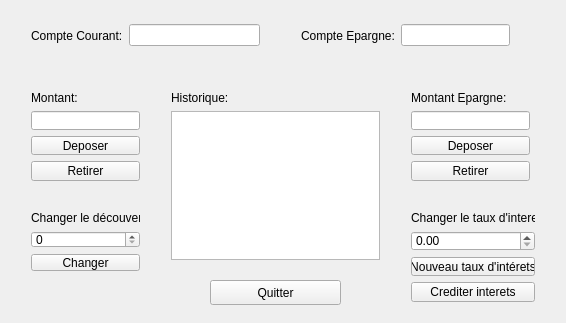
<?xml version="1.0" encoding="UTF-8"?>
<ui version="4.0">
 <class>Banque</class>
 <widget class="QWidget" name="Banque">
  <property name="enabled">
   <bool>true</bool>
  </property>
  <property name="minimumSize">
   <size>
    <width>0</width>
    <height>0</height>
   </size>
  </property>
  <property name="maximumSize">
   <size>
    <width>16777215</width>
    <height>16777215</height>
   </size>
  </property>
  <property name="cursor">
   <cursorShape>ArrowCursor</cursorShape>
  </property>
  <property name="windowTitle">
   <string>Banque</string>
  </property>
  <property name="layoutDirection">
   <enum>Qt::LeftToRight</enum>
  </property>
  <property name="autoFillBackground">
   <bool>false</bool>
  </property>
  <widget class="QWidget" name="verticalLayoutWidget">
   <property name="geometry">
    <rect>
     <x>20</x>
     <y>80</y>
     <width>131</width>
     <height>112</height>
    </rect>
   </property>
   <layout class="QVBoxLayout" name="verticalLayout">
    <item>
     <widget class="QLabel" name="label">
      <property name="text">
       <string>Montant:</string>
      </property>
     </widget>
    </item>
    <item>
     <widget class="QLineEdit" name="lineEditMontant"/>
    </item>
    <item>
     <widget class="QPushButton" name="pushButtonDeposer">
      <property name="text">
       <string>Deposer</string>
      </property>
     </widget>
    </item>
    <item>
     <widget class="QPushButton" name="pushButtonRetirer">
      <property name="text">
       <string>Retirer</string>
      </property>
     </widget>
    </item>
   </layout>
  </widget>
  <widget class="QWidget" name="horizontalLayoutWidget">
   <property name="geometry">
    <rect>
     <x>20</x>
     <y>10</y>
     <width>251</width>
     <height>51</height>
    </rect>
   </property>
   <layout class="QHBoxLayout" name="horizontalLayout">
    <item>
     <widget class="QLabel" name="label_2">
      <property name="text">
       <string>Compte Courant:</string>
      </property>
     </widget>
    </item>
    <item>
     <widget class="QLineEdit" name="lineEditSolde"/>
    </item>
   </layout>
  </widget>
  <widget class="QWidget" name="verticalLayoutWidget_2">
   <property name="geometry">
    <rect>
     <x>160</x>
     <y>80</y>
     <width>231</width>
     <height>191</height>
    </rect>
   </property>
   <layout class="QVBoxLayout" name="verticalLayout_2">
    <item>
     <widget class="QLabel" name="label_3">
      <property name="text">
       <string>Historique:</string>
      </property>
     </widget>
    </item>
    <item>
     <widget class="QListWidget" name="listWidgetHistorique"/>
    </item>
   </layout>
  </widget>
  <widget class="QPushButton" name="pushButtonQuitter">
   <property name="geometry">
    <rect>
     <x>210</x>
     <y>280</y>
     <width>131</width>
     <height>25</height>
    </rect>
   </property>
   <property name="text">
    <string>Quitter</string>
   </property>
  </widget>
  <widget class="QWidget" name="verticalLayoutWidget_3">
   <property name="geometry">
    <rect>
     <x>20</x>
     <y>200</y>
     <width>131</width>
     <height>82</height>
    </rect>
   </property>
   <layout class="QVBoxLayout" name="verticalLayout_3">
    <item>
     <widget class="QLabel" name="label_4">
      <property name="text">
       <string>Changer le découvert:</string>
      </property>
     </widget>
    </item>
    <item>
     <widget class="QSpinBox" name="spinBoxDecouvert"/>
    </item>
    <item>
     <widget class="QPushButton" name="pushButtonChangerDecouvert">
      <property name="text">
       <string>Changer</string>
      </property>
     </widget>
    </item>
   </layout>
  </widget>
  <widget class="QWidget" name="horizontalLayoutWidget_2">
   <property name="geometry">
    <rect>
     <x>290</x>
     <y>10</y>
     <width>231</width>
     <height>51</height>
    </rect>
   </property>
   <layout class="QHBoxLayout" name="horizontalLayout_2">
    <item>
     <widget class="QLabel" name="label_5">
      <property name="text">
       <string>Compte Epargne:</string>
      </property>
     </widget>
    </item>
    <item>
     <widget class="QLineEdit" name="lineEditSoldeEpargne"/>
    </item>
   </layout>
  </widget>
  <widget class="QWidget" name="verticalLayoutWidget_4">
   <property name="geometry">
    <rect>
     <x>400</x>
     <y>80</y>
     <width>141</width>
     <height>112</height>
    </rect>
   </property>
   <layout class="QVBoxLayout" name="verticalLayout_4">
    <item>
     <widget class="QLabel" name="label_6">
      <property name="text">
       <string>Montant Epargne:</string>
      </property>
     </widget>
    </item>
    <item>
     <widget class="QLineEdit" name="lineEditMontantEpargne"/>
    </item>
    <item>
     <widget class="QPushButton" name="pushButtonDeposerEpargne">
      <property name="text">
       <string>Deposer</string>
      </property>
     </widget>
    </item>
    <item>
     <widget class="QPushButton" name="pushButtonRetirerEpargne">
      <property name="text">
       <string>Retirer</string>
      </property>
     </widget>
    </item>
   </layout>
  </widget>
  <widget class="QWidget" name="verticalLayoutWidget_5">
   <property name="geometry">
    <rect>
     <x>400</x>
     <y>200</y>
     <width>146</width>
     <height>113</height>
    </rect>
   </property>
   <layout class="QVBoxLayout" name="verticalLayout_5">
    <item>
     <widget class="QLabel" name="label_7">
      <property name="text">
       <string>Changer le taux d'interet:</string>
      </property>
     </widget>
    </item>
    <item>
     <widget class="QDoubleSpinBox" name="doubleSpinBoxTaux"/>
    </item>
    <item>
     <widget class="QPushButton" name="pushButtonNvTaux">
      <property name="text">
       <string>Nouveau taux d'intérets</string>
      </property>
     </widget>
    </item>
    <item>
     <widget class="QPushButton" name="pushButtonCrediterInteret">
      <property name="text">
       <string>Crediter interets</string>
      </property>
     </widget>
    </item>
   </layout>
  </widget>
 </widget>
 <layoutdefault spacing="6" margin="11"/>
 <resources/>
 <connections>
  <connection>
   <sender>pushButtonQuitter</sender>
   <signal>clicked()</signal>
   <receiver>Banque</receiver>
   <slot>close()</slot>
   <hints>
    <hint type="sourcelabel">
     <x>126</x>
     <y>260</y>
    </hint>
    <hint type="destinationlabel">
     <x>97</x>
     <y>277</y>
    </hint>
   </hints>
  </connection>
 </connections>
</ui>
